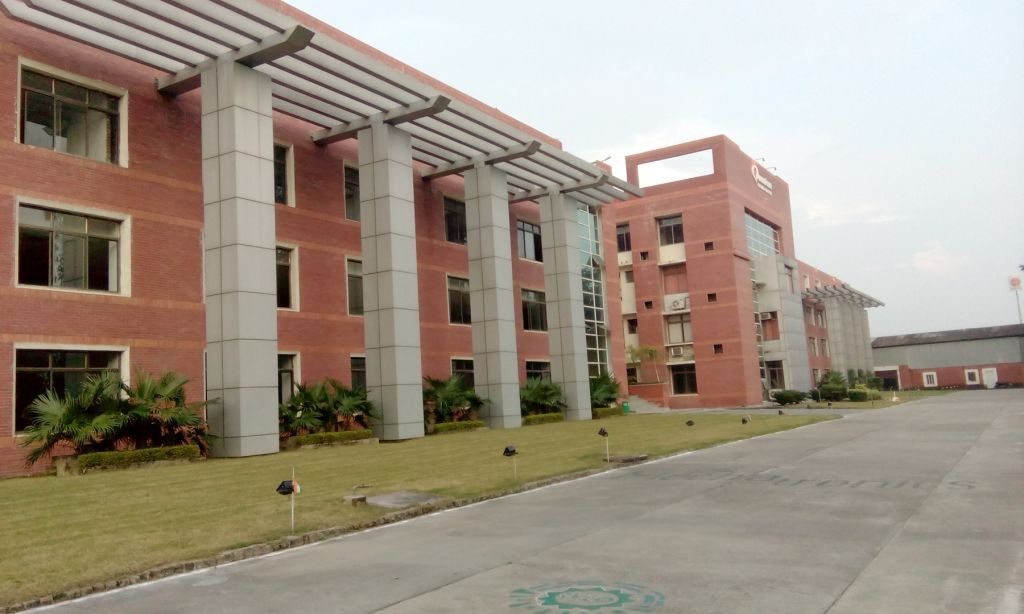
#> input picture photos/building.jpg, 1024 x 614 px
$ python '26-imageGradient&EdgeDetection.py'   (older library calls are emulated)
#> lines starting #> are read from the running program, lines starting #| are printed output that depends on the picture
#image gradient and edge detection using opencv
import cv2
import numpy as np
from matplotlib import pyplot as plt
img = cv2.imread("photos/building.jpg")
#> img is the input picture: shape (614, 1024, 3); mean B, G, R 132, 146.3, 158.1
img = cv2.resize(img,(400,300))
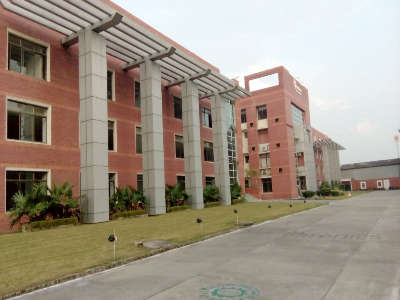
#> img: shape (300, 400, 3); mean B, G, R 131.9, 146.2, 158
img_gray = cv2.cvtColor(img,cv2.COLOR_BGR2GRAY)
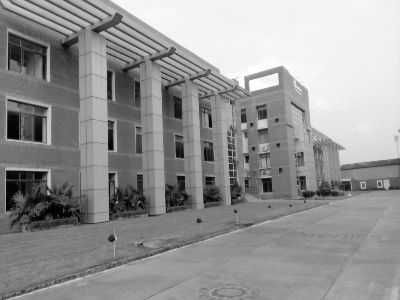
#> img_gray: shape (300, 400); min 1, max 255, mean 148.1

#Laplacian Derivative---
lap = cv2.Laplacian(img_gray,cv2.CV_64F,ksize = 3) #also pass kernal size
lap = np.uint8(np.absolute(lap))
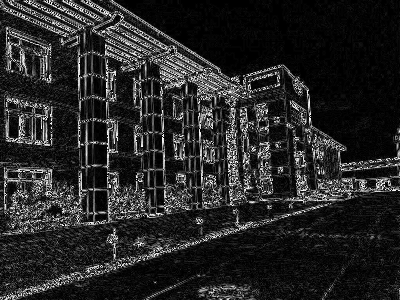
#> lap: shape (300, 400); min 0, max 254, mean 38.7

#Sobel operation -
#Sobel X focus on vertical lines
#Sobel y focus on horizontal lines

sobelX = cv2.Sobel(img_gray,cv2.CV_64F,1,0,ksize = 3) #here 1 means x direction
sobelY = cv2.Sobel(img_gray,cv2.CV_64F,0,1,ksize = 3) #here 1 means y direction
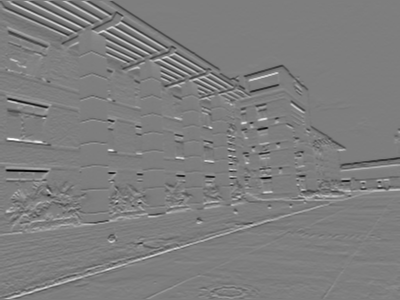
#> sobelY: shape (300, 400) float64; min -690, max 701, mean -1.9; drawn with min black and max white

sobelX = np.uint8(np.absolute(sobelX))
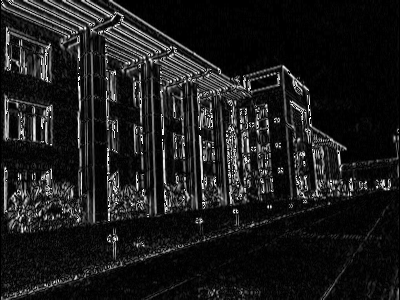
#> sobelX: shape (300, 400); min 0, max 255, mean 28.2
sobelY= np.uint8(np.absolute(sobelY))

sobelcombine = cv2.bitwise_or(sobelX,sobelY)
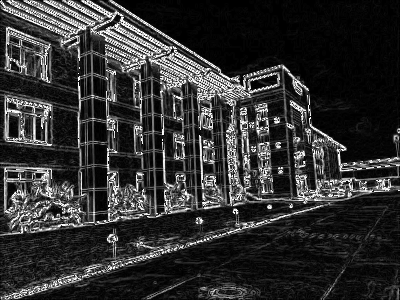
#> sobelcombine: shape (300, 400); min 0, max 255, mean 49.4


titles = ["original","gray","laplacian","sobelX","sobelY","combined"]
images = [img,img_gray,lap,sobelX,sobelY,sobelcombine]

for i in range(6):
    plt.subplot(2,3, i+1),
    plt.imshow(cv2.cvtColor(images[i], cv2.COLOR_BGR2RGB))
    plt.title(titles[i])
    plt.xticks([]),plt.yticks([])
plt.show()
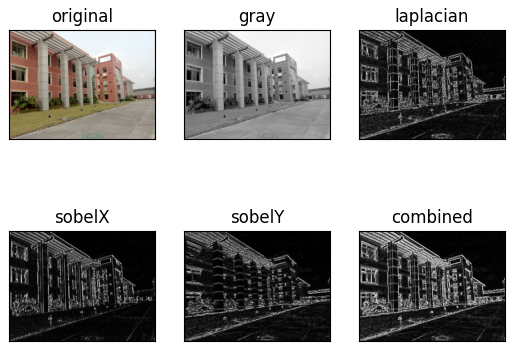
#> figure drawn by matplotlib, 6 panels
cv2.waitKey(0)
cv2.destroyAllWindows()
